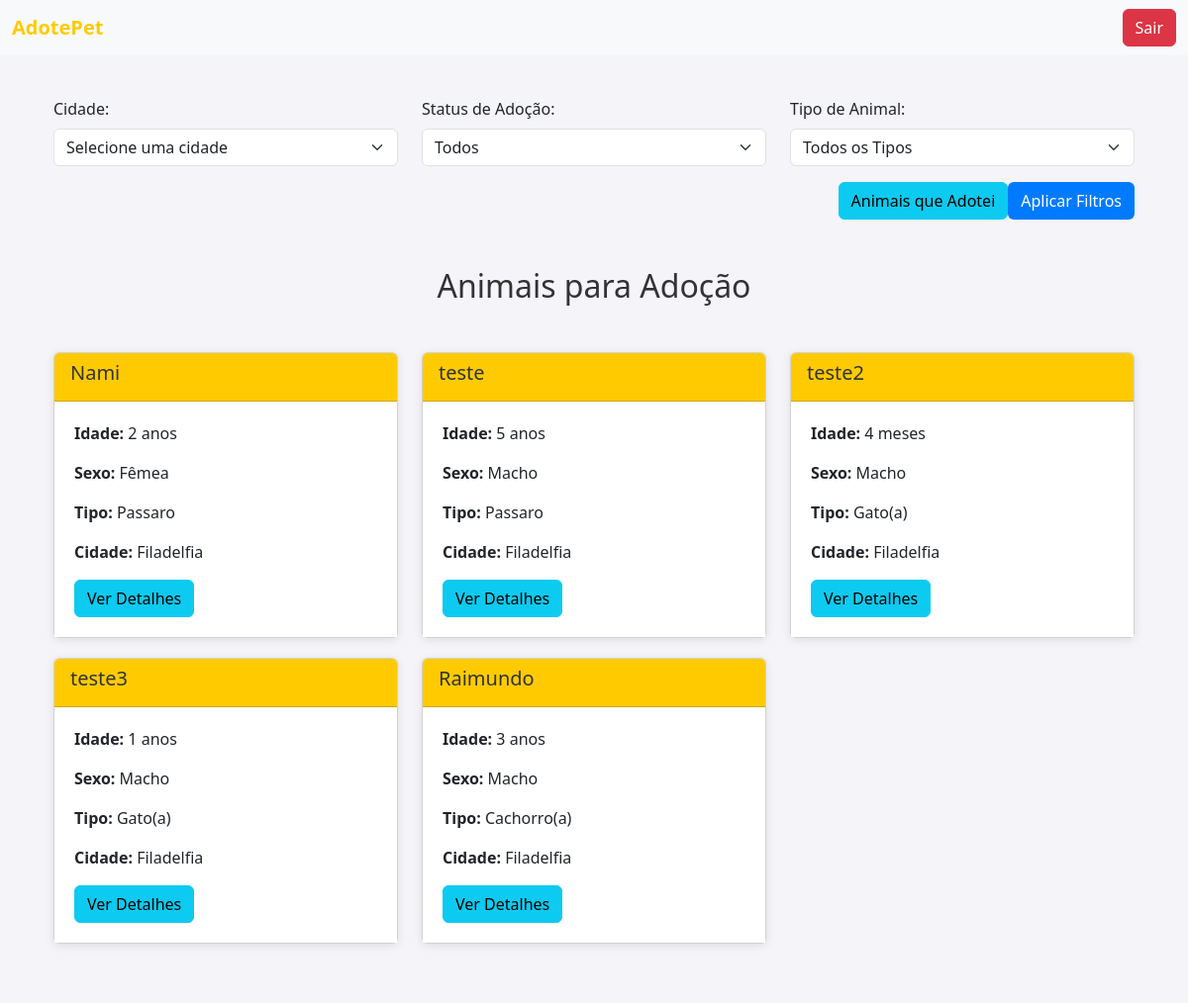
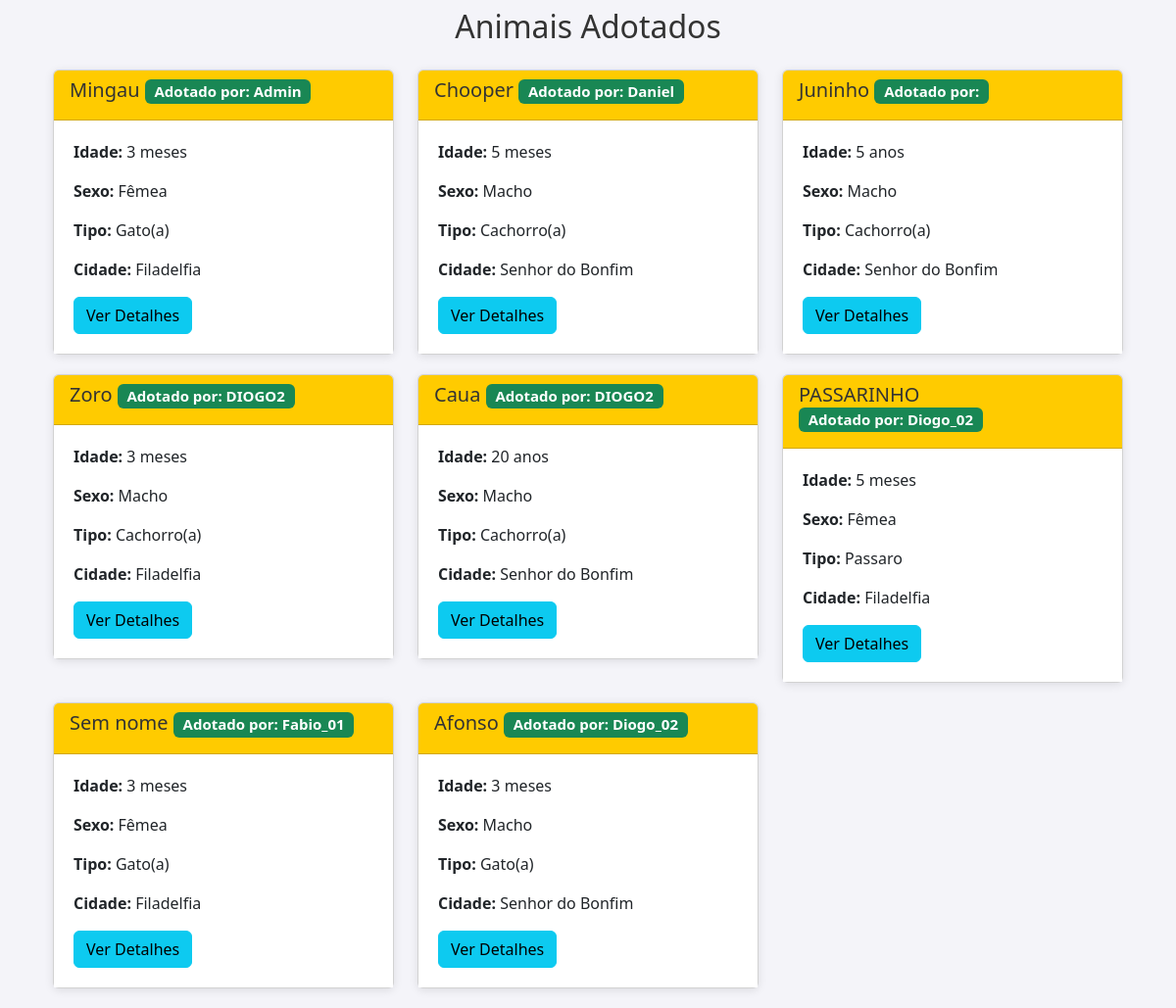
The page /lista-animais/ (signed in) on the database as committed earlier (2 pictures, top to bottom).
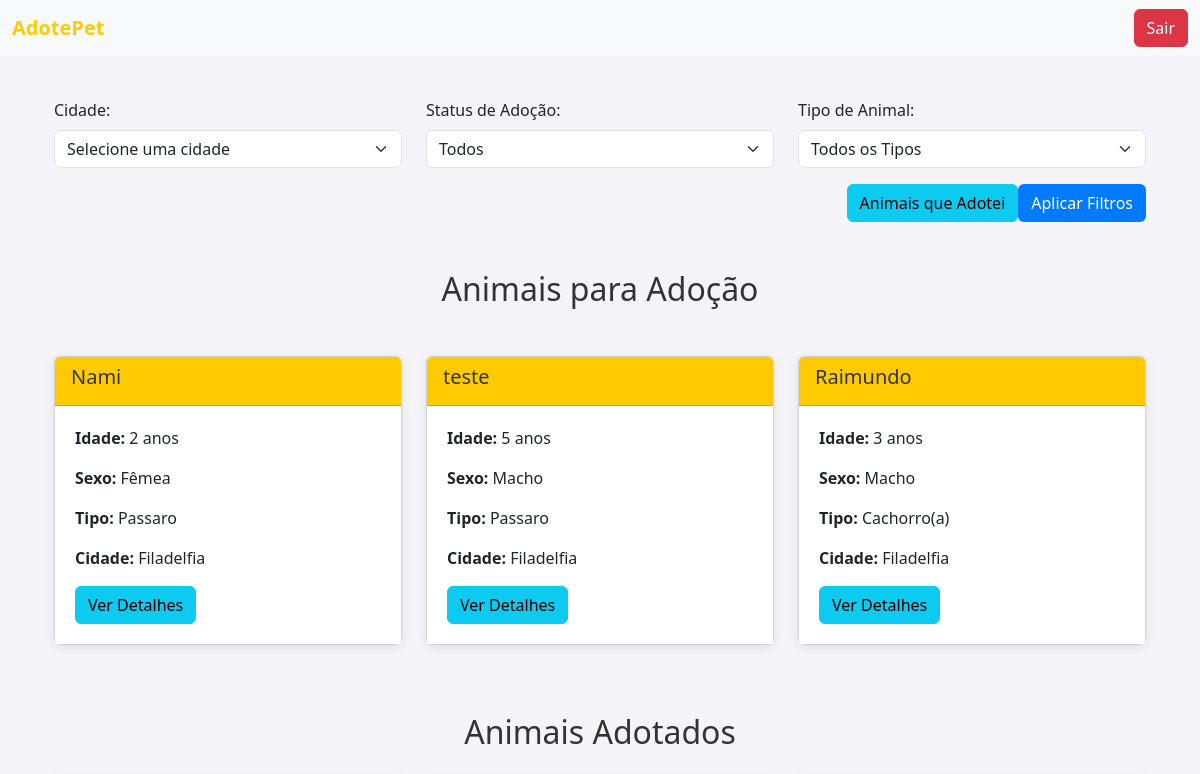
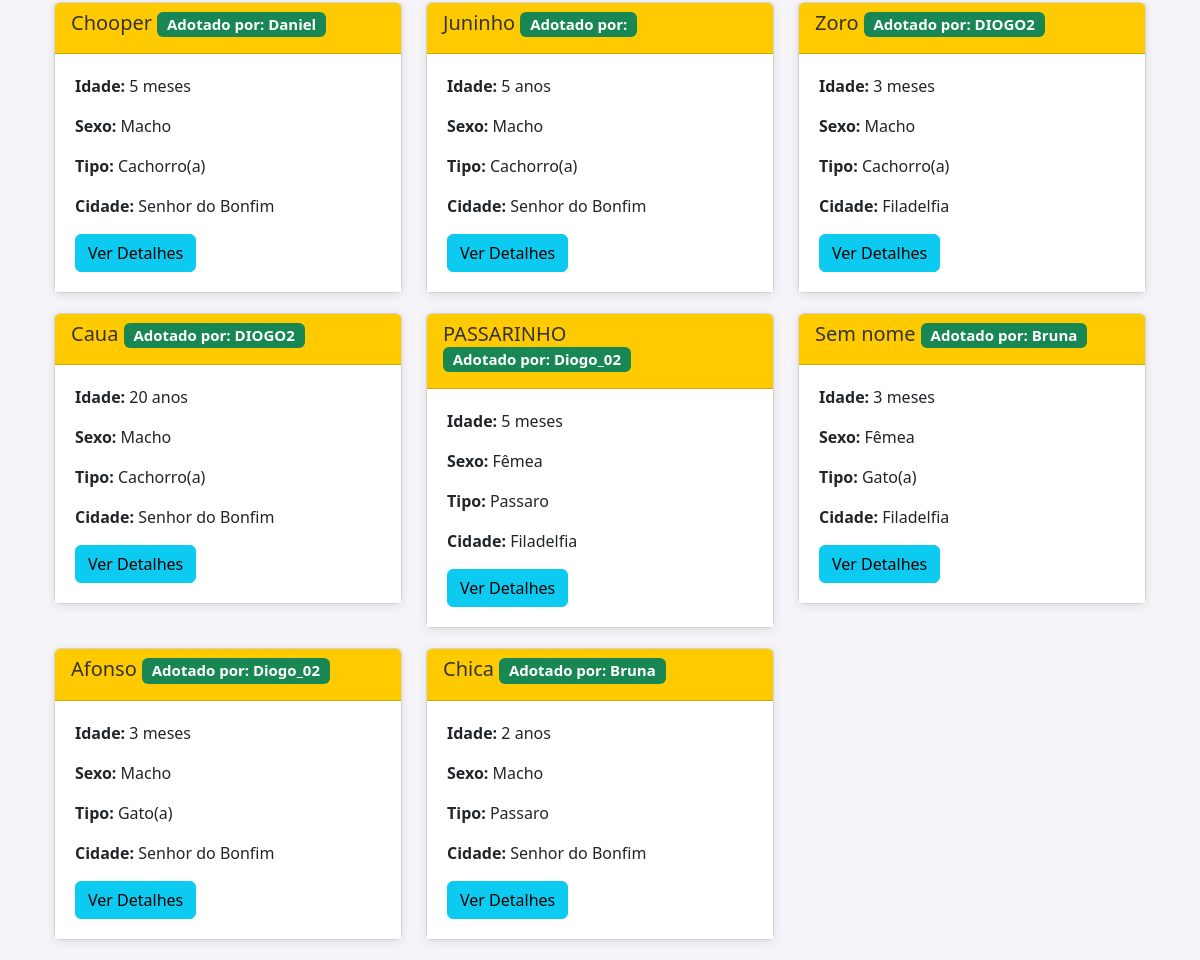
The same page on the database as committed later (2 pictures, top to bottom).
### adote/models.py (models this page shows, shortened)
class Animal(models.Model):
    nome = models.CharField(max_length=100)
    idade_anos = models.PositiveIntegerField(
        blank=True, null=True,
        help_text="Preencha apenas se a idade estiver em anos."
    )
    idade_meses = models.PositiveIntegerField(
        blank=True, null=True,
        help_text="Preencha apenas se a idade estiver em meses."
    )
    sexo = models.CharField(max_length=1, choices=SEXO_CHOICES, default='M')
    tipo = models.ForeignKey(TipoAnimal, on_delete=models.CASCADE, related_name="animais")
    descricao = models.TextField(blank=True)
    local = models.ForeignKey(Local, on_delete=models.CASCADE, related_name="animais")
    adotado = models.BooleanField(default=False)
    adotante = models.ForeignKey(
        settings.AUTH_USER_MODEL, null=True, blank=True,
        on_delete=models.SET_NULL, related_name='animais_adotados'
    )
    doador = models.ForeignKey(
        settings.AUTH_USER_MODEL, null=True, blank=True,
        on_delete=models.SET_NULL, related_name='animais_doados'
    )
    foto = models.ImageField(upload_to='fotos_animais/', blank=True, null=True)
    @property
    def idade_formatada(self):
        if self.idade_anos:
            return f"{self.idade_anos} anos"
        elif self.idade_meses:
            return f"{self.idade_meses} meses"
        return "Idade não especificada"
    class Meta:
        verbose_name = "Animal"
        verbose_name_plural = "Animais"

class TipoAnimal(models.Model):
    nome = models.CharField(max_length=50, unique=True)
    descricao = models.TextField(blank=True)
    class Meta:
        verbose_name = "Tipo de Animal"
        verbose_name_plural = "Tipos de Animais"

class Local(models.Model):
    cidade = models.CharField(max_length=100)
    estado = models.CharField(max_length=50)  # Corrigido de maxlength para max_length
    class Meta:
        verbose_name = "Local"
        verbose_name_plural = "Locais"

class Usuario(AbstractUser):
    tipo_usuario = models.CharField(max_length=10, choices=TIPOS_USUARIO)
    telefone = models.CharField(
        max_length=15,
        blank=True,
        validators=[RegexValidator(
            regex=r'^\+?\d{10,15}$',
            message="Telefone inválido. Use um número válido com 10 a 15 dígitos."
        )]
    )
    def is_doador(self):
        return self.tipo_usuario == 'doador'
    def is_adotante(self):
        return self.tipo_usuario == 'adotante'
    def is_admin(self):
        return self.tipo_usuario == 'admin'
    class Meta:
        verbose_name = "Usuário"
        verbose_name_plural = "Usuários"

### adote/views.py (the view)
# urls.py: path('lista-animais/', views.lista_animais, name='lista_animais'),
@login_required #ATK 1.1
def lista_animais(request):
    animais = Animal.objects.all()
    locais = Local.objects.all()
    tipos = TipoAnimal.objects.all()
    cidade = request.GET.get('cidade')
    if cidade:
        animais = animais.filter(local__cidade=cidade)
    adotado = request.GET.get('adotado')
    if adotado == 'adotados':
        animais = animais.filter(adotado=True)
    elif adotado == 'nao_adotados':
        animais = animais.filter(adotado=False)
    tipo_animal = request.GET.get('tipo')
    if tipo_animal:
        animais = animais.filter(tipo__nome=tipo_animal)
    context = {
        'animais': animais,
        'locais': locais,
        'tipos': tipos,
    }
    return render(request, 'lista_animais.html', context)

### adote/templates/lista_animais.html (shortened to what this page needs)
{% extends 'base.html' %}
{% block content %}
<div class="container mt-5">
    <form method="get" action="" class="filter-form mb-5">
        <div class="row">
            <div class="form-group col-md-4">
                <label for="cidade" class="form-label">Cidade:</label>
                <select name="cidade" id="cidade" class="form-select">
                    <option value="">Selecione uma cidade</option>
                </select>
            </div>
            <div class="form-group col-md-4">
                <label for="adotado" class="form-label">Status de Adoção:</label>
                <select name="adotado" id="adotado" class="form-select">
                    <option value="">Todos</option>
                </select>
            </div>
            <div class="form-group col-md-4">
                <label for="tipo" class="form-label">Tipo de Animal:</label>
                <select name="tipo" id="tipo" class="form-select">
                    <option value="">Todos os Tipos</option>
                </select>
            </div>
        </div>
        <div class="d-flex justify-content-end align-items-center mt-3">
            {% if user.is_authenticated and user.is_adotante %}
                <a href="{% url 'lista_animais_adotados' %}" class="btn btn-info mr-3">Animais que Adotei</a>
            {% endif %}
            <button type="submit" class="btn btn-custom">Aplicar Filtros</button>
        </div>
    </form>
    {% if request.GET.adotado != 'adotados' %}
        <h2 class="text-center mb-5">Animais para Adoção</h2>
        <div class="row">
            {% for animal in animais %}
                {% if not animal.adotado %}
                    <div class="col-md-4">
                        <div class="card">
                            <div class="card-header">
                                <h5 class="card-title">{{ animal.nome }}</h5>
                            </div>
                            <div class="card-body">
                                <p><strong>Idade:</strong> {{ animal.idade_formatada }}</p>
                                <p><strong>Sexo:</strong> {{ animal.get_sexo_display }}</p>
                                <p><strong>Tipo:</strong> {{ animal.tipo.nome }}</p>
                                <p><strong>Cidade:</strong> {{ animal.local.cidade }}</p>
                                <a href="{% url 'detalhes_animal' animal.id %}" class="btn btn-info">Ver Detalhes</a>
                            </div>
                        </div>
                    </div>
                {% endif %}
            {% endfor %}
        </div>
    {% endif %}
    {% if request.GET.adotado != 'nao_adotados' %}
        <div class="row mt-5">
            <h2 class="text-center mb-4">Animais Adotados</h2>
            {% for animal in animais %}
                {% if animal.adotado %}
                    <div class="col-md-4">
                        <div class="card">
                            <div class="card-header">
                                <h5 class="card-title">
                                    {{ animal.nome }}
                                    <span class="badge bg-success">Adotado por: {{ animal.adotante.username }}</span>
                                </h5>
                            </div>
                            <div class="card-body">
                                <p><strong>Idade:</strong> {{ animal.idade_formatada }}</p>
                                <p><strong>Sexo:</strong> {{ animal.get_sexo_display }}</p>
                                <p><strong>Tipo:</strong> {{ animal.tipo.nome }}</p>
                                <p><strong>Cidade:</strong> {{ animal.local.cidade }}</p>
                                <a href="{% url 'detalhes_animal' animal.id %}" class="btn btn-info">Ver Detalhes</a>
                            </div>
                        </div>
                    </div>
                {% endif %}
            {% endfor %}
        </div>
    {% endif %}
</div>
{% endblock %}

### adote/templates/base.html (shortened to what this page needs)
<!DOCTYPE html>
<html lang="pt-br">
<head>
    <link href="https://cdn.jsdelivr.net/npm/bootstrap@5.3.0-alpha1/dist/css/bootstrap.min.css" rel="stylesheet">
</head>
<body>
    <nav class="navbar navbar-expand-lg navbar-light bg-light fixed-top">
        <div class="container-fluid">
            <a class="navbar-brand" href="{% url 'pagina_inicial' %}">AdotePet</a>
            <div class="collapse navbar-collapse" id="navbarNav">
                <ul class="navbar-nav ms-auto">
                    {% if user.is_authenticated %}
                        <li class="nav-item">
                            <form action="{% url 'logout' %}" method="POST" class="d-inline">
                                <button type="submit" class="btn btn-danger">Sair</button>
                            </form>
                        </li>
                    {% endif %}
                </ul>
            </div>
        </div>
    </nav>
    <div class="container mt-5">
        {% block content %}
        {% endblock %}
    </div>
</body>
</html>

### adote/templates/base.html (style rules this page uses)
body { background-color: #f4f4f9; padding-top: 50px; }
.navbar-brand { font-weight: bold; color: #ffcb00; }
.card { margin-bottom: 20px; box-shadow: 0 2px 10px rgba(0, 0, 0, 0.1); }
.card-header { background-color: #ffcb00; font-weight: bold; color: #333; }
.card-body { background-color: white; padding: 20px; }
h1, h2 { color: #333; margin-bottom: 20px; }
.btn-custom { background-color: #007bff; color: white; }

Rows that differ between the two databases and show on the page:
removed Animal: nome "teste2", idade_formatada "4 meses", sexo "Macho", tipo.nome "Gato(a)", local.cidade "Filadelfia", shown under "Animais para Adoção"
removed Animal: nome "teste3", idade_formatada "1 anos", sexo "Macho", tipo.nome "Gato(a)", local.cidade "Filadelfia", shown under "Animais para Adoção"
removed Animal: nome "Mingau", adotante.username "Admin", idade_formatada "3 meses", sexo "Fêmea", tipo.nome "Gato(a)", local.cidade "Filadelfia", shown under "Animais Adotados"
changed Animal "Sem nome": adotante.username "Fabio_01" → "Bruna"
added Animal: nome "Chica", adotante.username "Bruna", idade_formatada "2 anos", sexo "Macho", tipo.nome "Passaro", local.cidade "Senhor do Bonfim", shown under "Animais Adotados"
